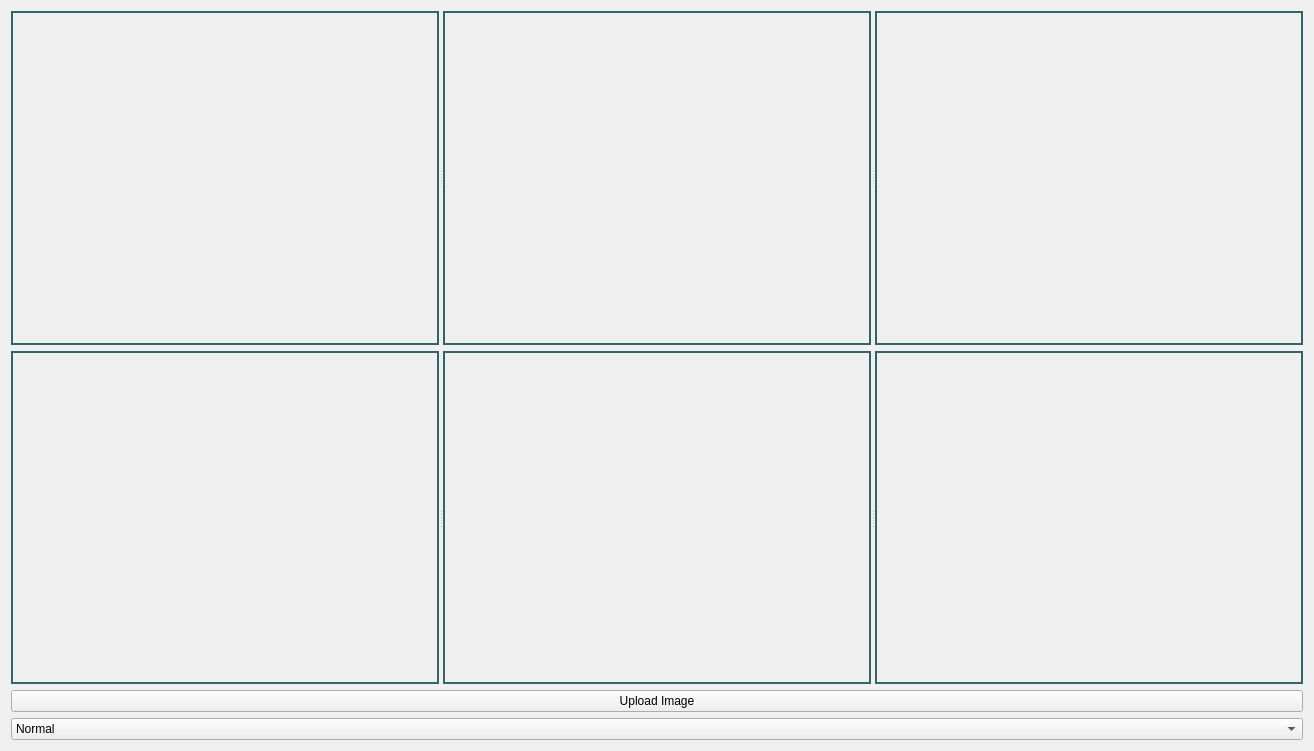
<?xml version="1.0" encoding="UTF-8"?>
<ui version="4.0">
 <class>PlotsWidget</class>
 <widget class="QWidget" name="PlotsWidget">
  <property name="geometry">
   <rect>
    <x>0</x>
    <y>0</y>
    <width>1314</width>
    <height>751</height>
   </rect>
  </property>
  <property name="windowTitle">
   <string>Form</string>
  </property>
  <layout class="QGridLayout" name="gridLayout">
   <item row="2" column="0">
    <widget class="QPushButton" name="uploadImgBtn">
     <property name="text">
      <string>Upload Image</string>
     </property>
    </widget>
   </item>
   <item row="0" column="0">
    <widget class="QSplitter" name="splitter">
     <property name="orientation">
      <enum>Qt::Horizontal</enum>
     </property>
     <widget class="QLabel" name="redHistogramLabel">
      <property name="styleSheet">
       <string notr="true">border: 2px solid  #316669;
padding: 10px;</string>
      </property>
      <property name="text">
       <string/>
      </property>
     </widget>
     <widget class="QLabel" name="greenHistogramLabel">
      <property name="styleSheet">
       <string notr="true">border: 2px solid #316669;
padding: 10px;</string>
      </property>
      <property name="text">
       <string/>
      </property>
     </widget>
     <widget class="QLabel" name="blueHistogramLabel">
      <property name="styleSheet">
       <string notr="true">border: 2px solid  #316669;
padding: 10px;</string>
      </property>
      <property name="text">
       <string/>
      </property>
     </widget>
    </widget>
   </item>
   <item row="1" column="0">
    <widget class="QSplitter" name="splitter_2">
     <property name="orientation">
      <enum>Qt::Horizontal</enum>
     </property>
     <widget class="QLabel" name="rgbDistributionHistogramLabel">
      <property name="styleSheet">
       <string notr="true">border: 2px solid  #316669;
padding: 10px;</string>
      </property>
      <property name="text">
       <string/>
      </property>
     </widget>
     <widget class="QLabel" name="grayscaleDistributionCurveLabel">
      <property name="styleSheet">
       <string notr="true">border: 2px solid #316669;
padding: 10px;</string>
      </property>
      <property name="text">
       <string/>
      </property>
     </widget>
     <widget class="QLabel" name="grayscaleHistogramlabel">
      <property name="styleSheet">
       <string notr="true">border: 2px solid  #316669;
padding: 10px;</string>
      </property>
      <property name="text">
       <string/>
      </property>
     </widget>
    </widget>
   </item>
   <item row="3" column="0">
    <widget class="QComboBox" name="comboBox">
     <item>
      <property name="text">
       <string>Normal</string>
      </property>
     </item>
     <item>
      <property name="text">
       <string>CDF</string>
      </property>
     </item>
    </widget>
   </item>
  </layout>
 </widget>
 <resources/>
 <connections/>
</ui>
